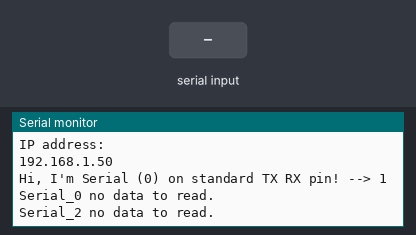
The sketch below on a simulated ESP32. On the bench: the last lines printed to the serial monitor. Inputs (shaded band) come from the test bench. WiFi joins after 1.5 s; servers stay silent unless stated; not simulated (calls return 0 or success): WSB_private.h.

Above: at 4.7 s.
4.8 s: "1" received over Serial
At 9.4 s:
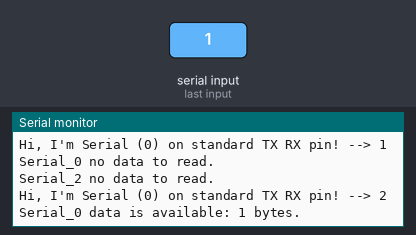
11.1 s: "1" received over the second serial link
At 16.3 s:
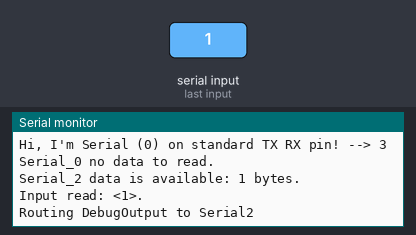
17.2 s: "0" received over Serial
At 21.4 s:
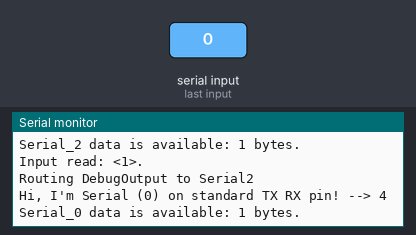
23.3 s: "2" received over the second serial link
At 27.5 s:
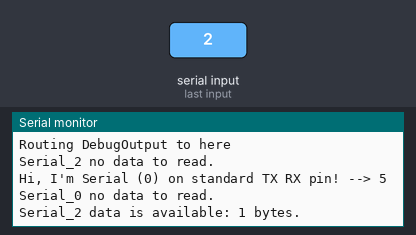
Timing chart, 0 to 28.8 s (numbered marks = the images above; inputs shaded):
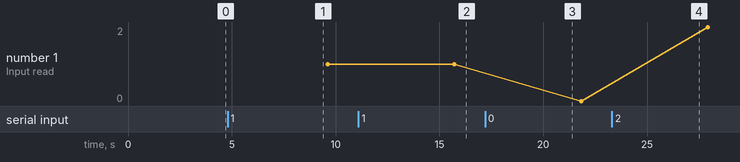

Measured:
- after the input at 4.8 s, the serial monitor: prints a new line after 3.8 s (image 1)
- after the input at 11.1 s, the serial monitor: prints a new line after 3.6 s (image 2)
- after the input at 17.2 s, the serial monitor: prints a new line after 3.6 s (image 3)
- after the input at 23.3 s, the serial monitor: prints a new line after 3.6 s (image 4)

The sketch:

ESP32_serial_debug_example.ino
```cpp
/*
 *  ESP32 DOIT DEV KIT v1 - ESP32 WeMos LOLIN32
 *  Debug on standard Serial
 *  Based on work
 *  by Mischianti Renzo <https://www.mischianti.org>
 *
 *  https://www.mischianti.org/
 *
 * modified 2022-05-20 by Werner Schollenberger
 */

#include "Arduino.h"
#include <WiFi.h>

//#define STA_SSID "<YOUR-SSID>"
//#define STA_PASS "<YOUR-PASSWD>"
#include <WSB_private.h> // set the WLAN credentials outside the source code

#include "esp32-hal-log.h"

void setup()
{
    //Serial.begin(9600);
    Serial.begin(115200); // this is the default baud rate where the controller sends boot info
    while(!Serial){delay(500);}  // wait for Arduino boards to connect serial to USB
    delay(500);   // give the serial interface a chance to come up properly after SW download

    Serial.println("** ESP32_serial_debug_example **");

    // Set debug output
    Serial.setDebugOutput(true);
    Serial.println("Debug Output set to Serial_0.");

// No Serial 1 interface available on the large ESP board
/*
    //Serial1.begin(9600);
    //Serial1.begin(115200);
    delay(500);
    if (Serial1){
      Serial.println("Serial_1 object exists.");
      if (Serial1.available()){Serial.println("Serial_1 data is available.");} else {Serial.println("Serial_1 no data available.");}
    }
    else {
      Serial.println("Serial_1 object doesn't exist.");
    }
*/

    //Serial2.begin(9600);
    Serial2.begin(115200);
    delay(500);
    if (Serial2){
      Serial.println("Serial_2 object exists.");
      if (Serial2.available()){Serial.println("Serial_2 data is available.");} else {Serial.println("Serial_2 no data to read.");}
    }
    else {
      Serial.println("Serial_2 object doesn't exist.");
    }

    Serial.println("START WIFI");
    WiFi.begin(STA_SSID, STA_PASS);

    while (WiFi.status() != WL_CONNECTED) {
        delay(500);
        Serial.print(".");
    }

    Serial.println("");
    Serial.println("WiFi connected");
    Serial.println("IP address: ");
    Serial.println(WiFi.localIP());
    delay(1000);

}

int i = 0;
int debugOutput = 0;

void loop()
{
    i++;
    int inBytes = 0;
    String inStr = "";

    Serial.print("Hi, I'm Serial (0) on standard TX RX pin! --> ");
    Serial.println(i);
    inBytes = Serial.available();
    if (inBytes){
      Serial.println("Serial_0 data is available: " + String(inBytes) + " bytes.");
      inStr = Serial.readString();
      Serial.println("Input read: <" + inStr + ">.");
      if (debugOutput != 0) {
        Serial.setDebugOutput(true);
        debugOutput = 0;
        Serial2.println ("Routing DebugOutput to Serial_0");
        Serial.println("Routing DebugOutput to here");
      }
    } else {Serial.println("Serial_0 no data to read.");}

    //Serial1.print("Hi, I'm Serial_1 on GPIO17! --> ");
    //Serial1.println(i);

    Serial2.print("Hi, I'm Serial_2 on GPIO17/16! --> ");
    inStr = Serial2.println(i);

    inBytes = Serial2.available();
    if (inBytes){
      Serial.println("Serial_2 data is available: " + String(inBytes) + " bytes.");
      Serial2.println("Serial_2 data is available: " + String(inBytes) + " bytes.");
      inStr = Serial2.readString();
      Serial.println("Input read: <" + inStr + ">.");
      Serial2.println("Input read: <" + inStr + ">.");

      if (debugOutput != 2) {
        Serial2.setDebugOutput(true);
        debugOutput = 2;
        Serial.println ("Routing DebugOutput to Serial2");
        Serial2.println("Routing DebugOutput to here");
      }
     }
     else {
      Serial.println("Serial_2 no data to read.");
     }

    delay(100);

    log_v("Verbose");
    log_d("Debug");
    log_i("Info");
    log_w("Warning");
    log_e("Error");

    delay(5000);
//    delay(1000);
}
```
